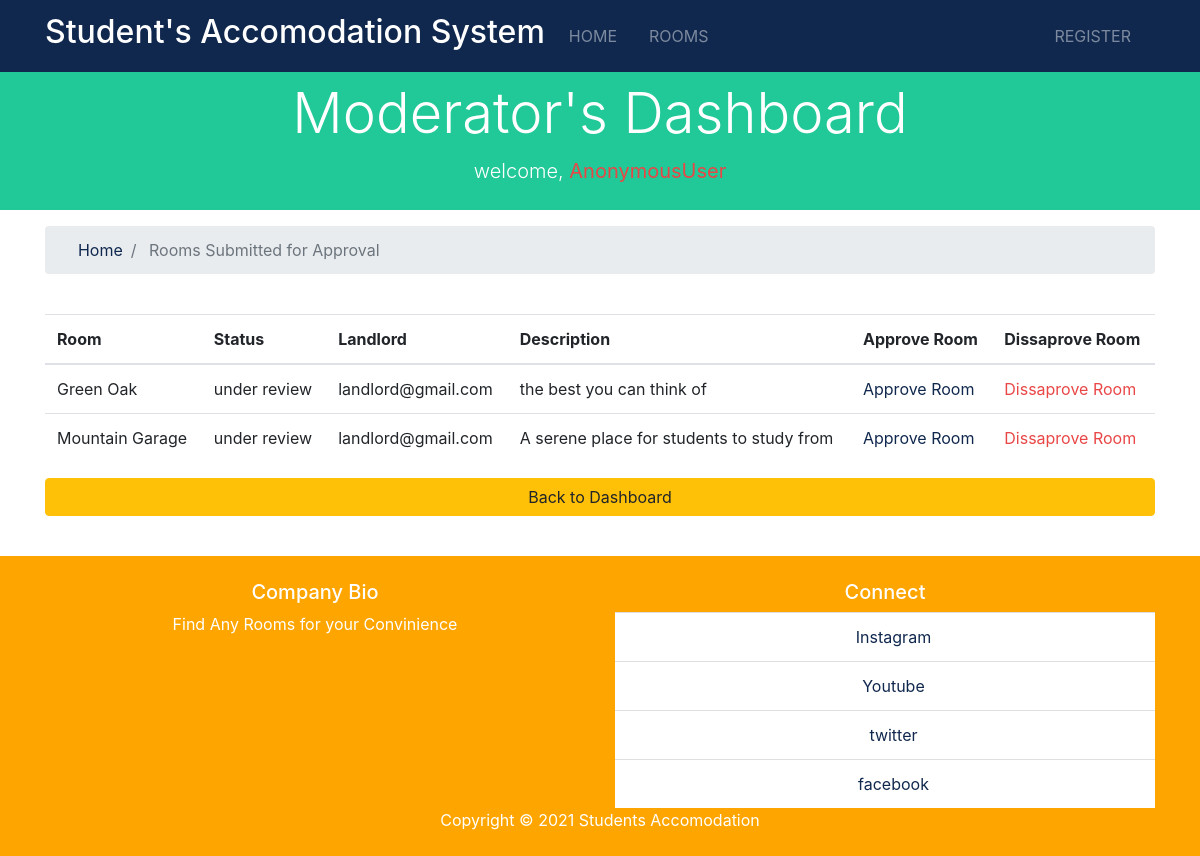
Screenshot of /accounts/moderator/view with the database file from the repository.
### apartments/models.py (models this page shows, shortened)
class Room(models.Model):
    statuses = (('under review', 'under review'),
                ('approved', 'approved'),
                ('submitted', 'submitted'),
                ('rejected', 'rejected'),)
    landlord = models.ForeignKey(Landlord, on_delete=models.DO_NOTHING)
    title = models.CharField(max_length=200)
    address = models.CharField(max_length=200)
    description = models.TextField()
    rent = models.IntegerField()
    bond_amount = models.IntegerField()
    size = models.IntegerField()
    photo_main = models.ImageField(upload_to='rooms/%Y/%m/%d/')
    photo_1 = models.ImageField(upload_to='rooms/%Y/%m/%d/', blank=True)
    photo_2 = models.ImageField(upload_to='rooms/%Y/%m/%d/', blank=True)
    photo_3 = models.ImageField(upload_to='rooms/%Y/%m/%d/', blank=True)
    photo_4 = models.ImageField(upload_to='rooms/%Y/%m/%d/', blank=True)
    photo_5 = models.ImageField(upload_to='rooms/%Y/%m/%d/', blank=True)
    photo_6 = models.ImageField(upload_to='rooms/%Y/%m/%d/', blank=True)
    photo_7 = models.ImageField(upload_to='rooms/%Y/%m/%d/', blank=True)
    photo_8 = models.ImageField(upload_to='rooms/%Y/%m/%d/', blank=True)
    photo_9 = models.ImageField(upload_to='rooms/%Y/%m/%d/', blank=True)
    is_available = models.BooleanField(default=False)
    is_approved = models.BooleanField(default=False)
    status = models.CharField(max_length=100, choices=statuses)
    list_date = models.DateTimeField(default=datetime.now, blank=True)

### landlord/models.py (models this page shows)
class Landlord(models.Model):
    user = models.ForeignKey(User, on_delete=models.CASCADE)
    def __str__(self):
        return self.user.username

### accounts/views.py (the view)
# urls.py: path('moderator/view', views.view_rooms,
def view_rooms(request):
    rooms = Room.objects.filter(is_approved=False)
    context = {
        'rooms': rooms
    }
    return render(request, 'moderator/rooms.html', context)

### templates/moderator/rooms.html (shortened to what this page needs)
{%extends 'base.html'%}
{%load static%}
{%block content%}
<section id="showcase-inner" class="py-2 text-white bg-success">
    <div class="container">
        <div class="row text-center">
            <div class="col-md-12">
                <h1 class="display-4">Moderator's Dashboard</h1>
                <p class="lead">welcome, <b class="text-danger">{{user}} </b></p>
            </div>
        </div>
    </div>
</section>
<section id="bc" class="mt-3">
    <div class="container">
        <nav aria-label="breadcrumb">
            <ol class="breadcrumb">
                <li class="breadcrumb-item">
                    <a href="{%url 'accounts:moderator_dashboard'%}">
                        <i class="fas fa-home"></i> Home</a>
                </li>
                <li class="breadcrumb-item active"> Rooms Submitted for Approval</li>
            </ol>
        </nav>
    </div>
</section>
<section id="dashboard" class="py-4">
    <div class="container">
        <div class="row">
            <div class="col-md-12">
                {%if rooms%}
                <table class="table">
                    <thead>
                        <tr>
                            <th scope="col">Room</th>
                            <th scope="col">Status</th>
                            <th scope="col">Landlord</th>
                            <th scope="col">Description</th>
                            <th scope="col">Approve Room</th>
                            <th scope="col">Dissaprove Room</th>
                        </tr>
                    </thead>
                    <tbody>
                        {%for room in rooms%}
                        <tr>
                            <td>{{room.title}}</td>
                            <td>{{room.status}}</td>
                            <td>{{room.landlord}}</td>
                            <td>{{room.description}}</td>
                            <td>
                                <a class="text-primary" href="{%url  'accounts:approve_room' room.id%}">Approve Room</a>
                            </td>
                            <td>
                                <a class="text-danger" href="{%url  'accounts:reject_room' room.id%}">Dissaprove Room</a>
                            </td>
                        </tr>
                        {%endfor%}
                    </tbody>
                </table>
                {%else%}
                <p>There are no rooms for you</p>
                {%endif%}
                <p><a class="btn btn-warning btn-block" href="{%url  'accounts:moderator_dashboard'%}">Back to Dashboard</a></p>
            </div>
        </div>
    </div>
</section>
{%endblock%}

### accomodation/static/css/all.css (style rules this page uses)
.fa, .fas, .far, .fal, .fab { -moz-osx-font-smoothing: grayscale; -webkit-font-smoothing: antialiased; display: inline-block; font-style: normal; font-variant: normal; text-rendering: auto; line-height: 1; }
.fa-home:before { content: "\f015"; }
.fa, .fas { font-family: 'Font Awesome 5 Free'; font-weight: 900; }

### rows the page displays
Room: title "Green Oak", status "under review", landlord "landlord@gmail.com", description "the best you can think of"
Room: title "Mountain Garage", status "under review", landlord "landlord@gmail.com", description "A serene place for students to study from"

### other values shown
{{ user }} "AnonymousUser"
